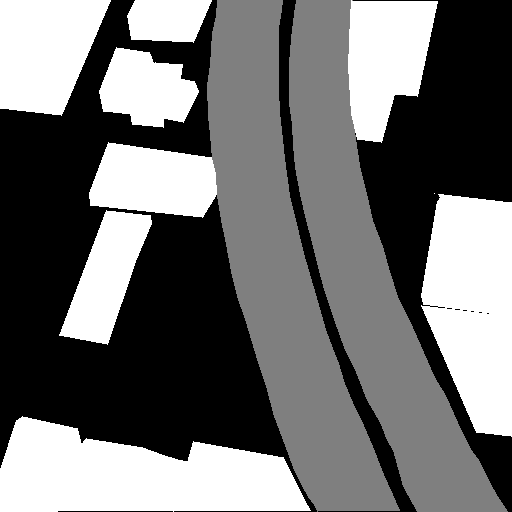
#> input picture img.png, 512 x 512 px
$ python 'generate _mask.py'
#> lines starting #> are read from the running program, lines starting #| are printed output that depends on the picture
import os
from PIL import Image
import numpy as np

img_path = "./img.png"
img = np.array(Image.open(img_path))
#> img is the input picture: shape (512, 512, 3); min 0, max 2, mean 0.886

shape = img.shape
#> shape = (512, 512, 3)
mask = np.ones((shape[0],shape[1]))

# print(np.sum(mask))


# mode: random row patch
###random mode
ratio = 0.2
num = int(ratio * shape[0]*shape[1])
#> num = 52428
position_random = np.random.randint(0,shape[0]*shape[1],size = num)
position_random = list(position_random)
# print(position_random)
mask_random = mask.reshape(-1).copy()
mask_random[position_random] = 0
Image.fromarray(mask_random.reshape(shape[0],shape[1])).convert("L").save("./random_mask.png")
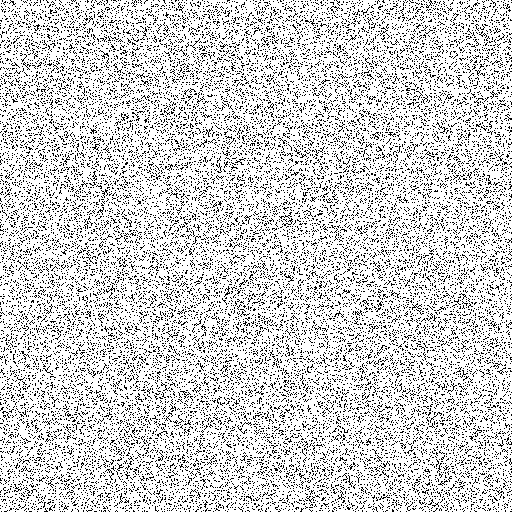
#> saved as random_mask.png: PIL image 512x512 L; values 0 (black) and 1 (white), 81.9% white; black in thin lines or dots
# print(mask_random.shape)
# print(np.sum(mask), np.sum(mask_random))
del mask_random

###row mode
ratio = 0.2
num = int(ratio * shape[0])
#> num = 102
x_random = np.random.randint(0,shape[0],size = num)
x_random = list(x_random)
# print(position_random)
mask_random = mask.copy()
mask_random[x_random,:] = 0
Image.fromarray(mask_random).convert("L").save("./row_mask.png")
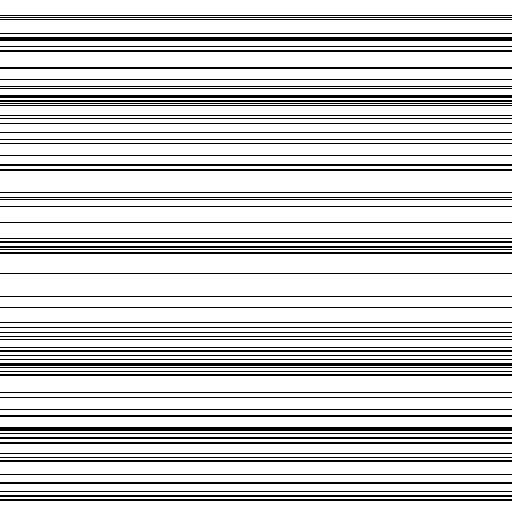
#> saved as row_mask.png: PIL image 512x512 L; values 0 (black) and 1 (white), 81.8% white; black in thin lines or dots
# print(mask_random.shape)
# print(np.sum(mask), np.sum(mask_random))
del mask_random
